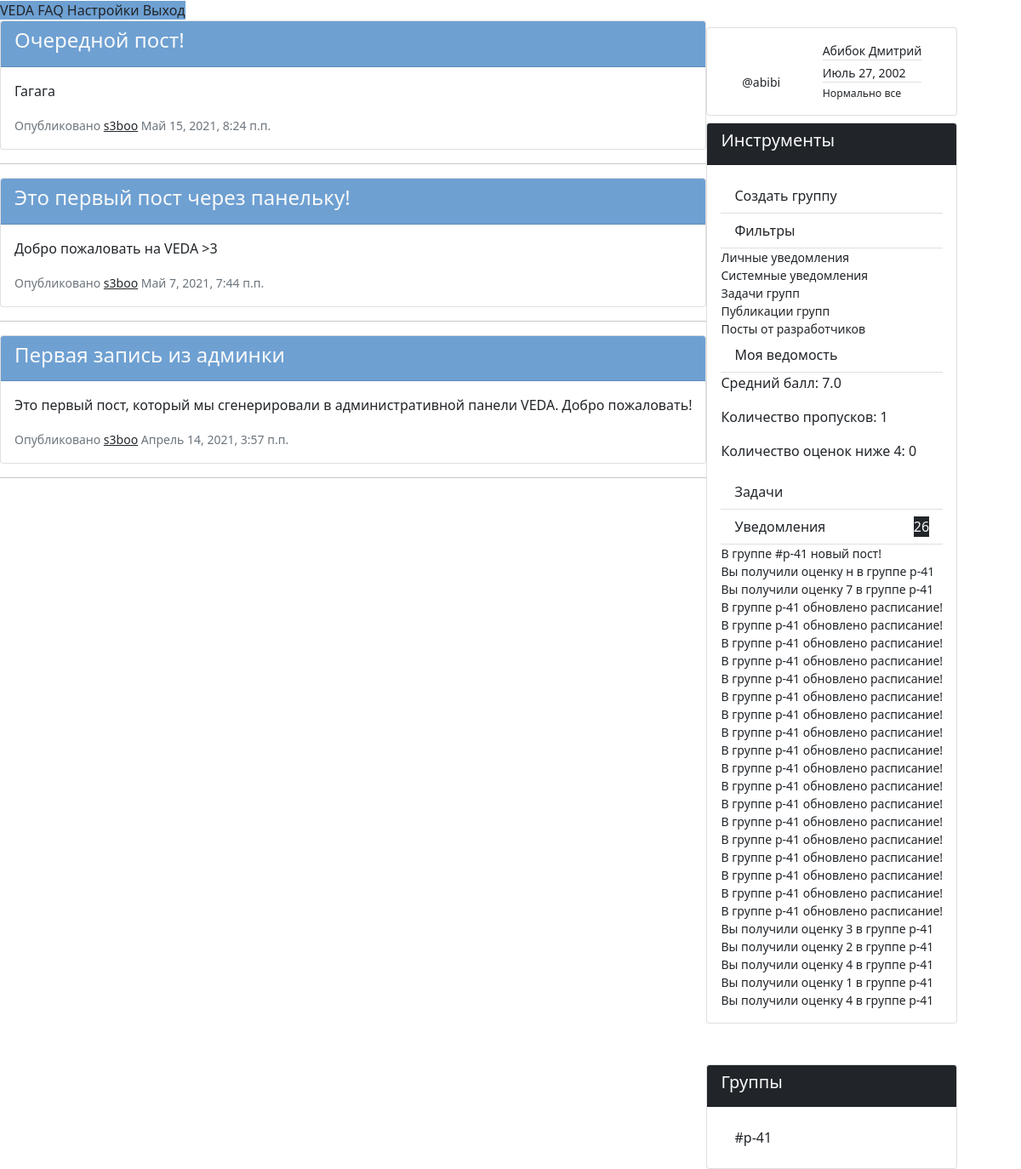
Before: / (signed in) with the older database file.
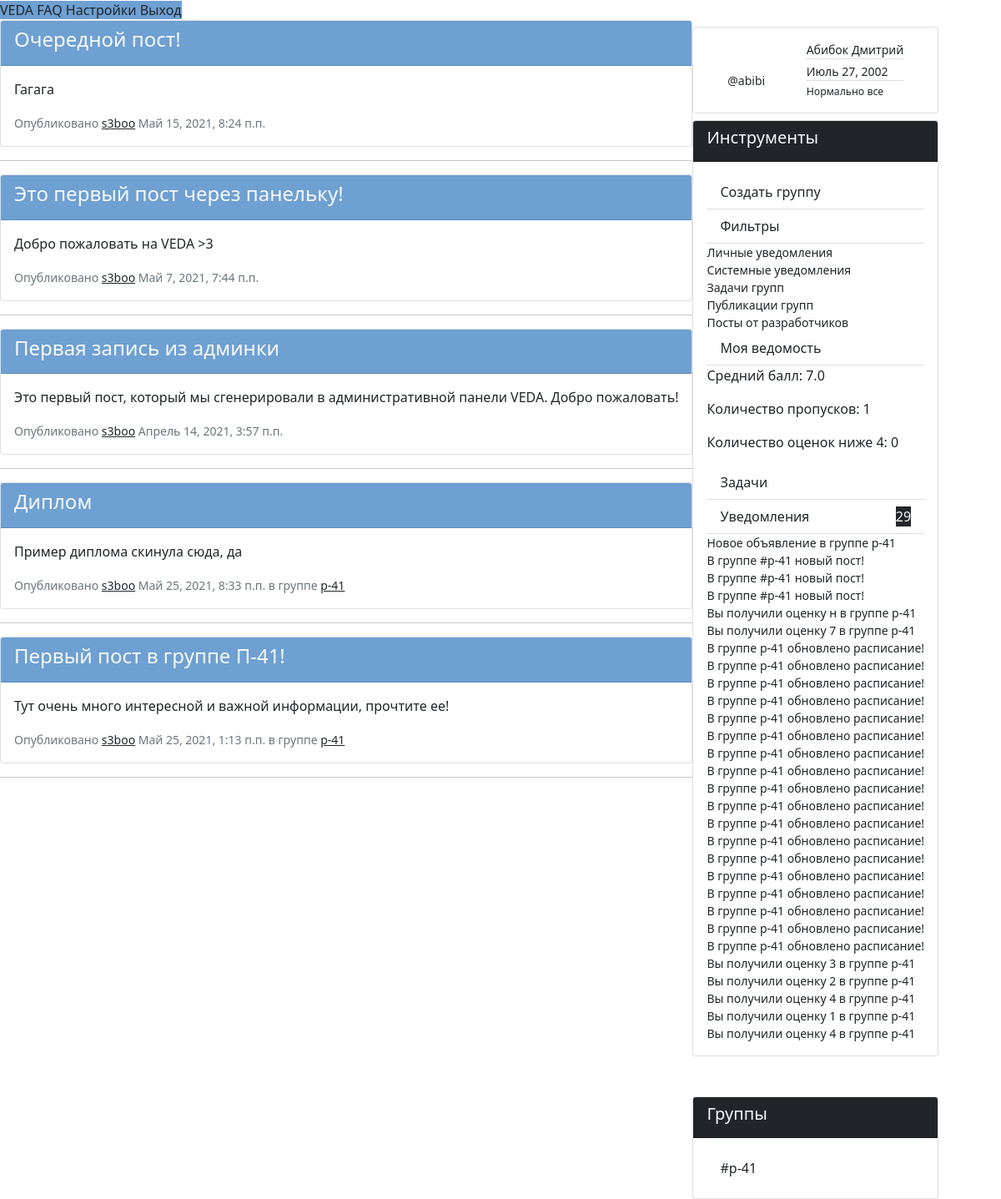
After: the same page with the newer database file.
### VEDA_application/models.py (models this page shows, shortened)
class Admin_post(models.Model):
    author = models.ForeignKey(
        Client,
        on_delete=models.SET_NULL,
        null=True
    ) # Автор поста, может отсутствовать
    article = models.CharField(max_length=50)                   # Заголовок поста
    text = models.TextField()                                   # Сообщение поста, неограниченное количество знаков
    date_of_create = models.DateTimeField(auto_now_add=True)    # Дата и время публикации поста
    class Meta():
        ordering = ['-date_of_create']

class Client(models.Model):
    user = models.OneToOneField(
        User,
        on_delete=models.CASCADE,
    )   # Связь один-к-одному с пользователем
    father = models.ForeignKey(
        Parent,
        on_delete=models.SET_NULL,
        null=True,
        blank=True,
        related_name='father'
    ) # Связь с родителем внешним ключем
    mother =  models.ForeignKey(
        Parent,
        on_delete=models.SET_NULL,
        blank=True,
        null=True,
        related_name='mother'
    ) # Связь с родителем внешним ключом
    status = models.CharField(max_length=100, blank=True, null=True)             # Поле статуса (отображается в профиле пользователя)
    hobbies = models.CharField(max_length=100, blank=True, null=True)            # Поле хобби (используется куратором и отображается в профиле)
    day_of_birthday = models.DateField(null=True)         # Поле дня рождения (используется куратором и отображается в профиле)
    adress = models.CharField(max_length=50, blank=True, null=True)              # Поле адреса (используется только куратором и не виден в профиле)
    vk = models.TextField(blank=True)
    instagram = models.TextField(blank=True)
    gender = models.CharField(choices=(
        ('M', 'Male'),
        ('F', 'Female'),
        ('O', 'Other')
    ), max_length=50, null=True)                          # Пол пользователя в формате первой буквы
    userpic = models.ImageField(upload_to='userpics', null=True, default="default.png")    # Аватар пользователя
    def __str__(self):
            return self.user.username
    class Meta:
        ordering = ['user__last_name', 'user__first_name']

class Notification(models.Model):
    receiver = models.ForeignKey(Client, on_delete=models.CASCADE)  # Получатель уведомления
    message = models.CharField(max_length=100)                      # Сообщение уведомления
    date_of_create = models.DateTimeField(auto_now_add=True)        # Дата и время создания уведомления
    priority = models.IntegerField(choices=(
        (1, 'Personal'),
        (2, 'System notification'),
        (3, 'Group tasks'),
        (4, 'Group post'),
        (5, 'Admin post'),
    ))
    """ Приоритет уведомления, где:
        1. Личные уведомления (подписка, удаление из группы и т.п.)
        2. Системные уведомления (технические работы, баг и т.п.)
        3. Задачи группы (выполнена, закрыта, открыта)
        4. Посты группы (новый пост)
        5. Посты админов (обновления разработчиков в блоге)
    """
    class Meta:
        ordering = ['-id']

class Group(models.Model):
    moderators = models.ManyToManyField(
        Client,
        related_name='moderators',
        blank=True,
    ) # Количество модераторов не ограничено, связаны внешней таблицей с Client
    listeners = models.ManyToManyField(
        Client,
        related_name='listeners',
        blank=True,
    ) # Количество подписчиков не ограничено, связаны внешней таблицей с Client
    name = models.CharField(max_length=40)              # Название группы
    tag = models.CharField(max_length=40, null=True)              # Тег для поиска
    hNotices = models.BooleanField()    # видимость блока объявлений
    hTasks = models.BooleanField()      # видимость блока задач
    hSheet = models.BooleanField()      # видимость блока расписания, ведомости, успеваемости
    def __str__(self):
        return self.name

class Group_post(models.Model):
    group = models.ForeignKey(
        Group,
        on_delete=models.CASCADE
    ) # Группа-автор
    author = models.ForeignKey(
        Client,
        on_delete=models.SET_NULL,
        null=True
    ) # Автор поста, может отсутствовать
    article = models.CharField(max_length=50)                   # Заголовок поста
    text = models.TextField()                                   # Сообщение поста, неограниченное количество знаков
    date_of_create = models.DateTimeField(auto_now_add=True)    # Дата и время публикации поста
    post_file_field = models.FileField(null=True, blank=True, upload_to='group_files')
    class Meta():
        ordering = ['-date_of_create']

### VEDA_application/views.py (the view)
# urls.py: path('', views.index, name="index")        # главная страница
def index(request):
    try:
        notes = Note.objects.filter(receiver__id=request.user.client.id)
        avg = get_avg_user(notes, request.user.client)
        count_n = get_count_n_user(notes, request.user.client)
        count_less_than_4 = 0
        for note in notes:
            try:
                if int(note.value) < 4:
                    count_less_than_4 += 1
            except:
                pass
    except:
        avg = 0
        count_n = 0
        count_less_than_4 = 4
    if request.method == 'GET':
        return render(request, 'index.html', context={
            'admin_posts': models.Admin_post.objects.all(), # посты от администратора
            'l_groups': models.Group.objects.filter(listeners__user__username=request.user.username),                     # группы, где есть текущий пользователь
            'm_groups': models.Group.objects.filter(moderators__user__username=request.user.username),                     # группы, где есть текущий пользователь
            'group_posts_listener': models.Group_post.objects.filter(group__listeners__user__username=request.user.username),    # посты в группах, в которых находится пользователь
            'group_posts_moderator': models.Group_post.objects.filter(group__moderators__user__username=request.user.username),    # посты в группах, в которых находится пользователь
            'notifications': models.Notification.objects.filter(receiver__user__username=request.user.username),        # уведомления для пользователя
            'tasks': models.Task.objects.filter(receiver__user__username=request.user.username),                       # задачи из группа для пользователя
            'avg': avg,
            'count_n': count_n,
            'count_less_than_4': count_less_than_4
        })

### VEDA_application/templatetags/veda_extras.py (called while the page is built)
@register.simple_tag
def get_avg_user(notes, user):
    count = 0
    sum = 0
    for note in notes:
        if note.receiver == user:
            try:
                sum += int(note.value)
                count += 1
            except:
                pass
    return sum / count if count > 0 else 0

@register.simple_tag
def get_count_n_user(notes, user):
    count = 0
    for note in notes:
        if note.receiver == user and note.value == "н":
            count += 1
    return count

### VEDA_application/templates/index.html (shortened to what this page needs)
{% extends 'main_template.html' %}
{% load static %}
{% block application %}
  {% include 'borders_template.html' %}
  <div id="index">
    <b-container class="mt-5">
      <b-row align-h="between" class="d-flex flex-column-reverse flex-md-row">
        <b-col cols="12" {% if user.is_authenticated %} md="6" lg="8" {% endif %} class="p-0 mt-md-0 mt-3">
          <b-tabs  justified>
            <b-tab title="Блог разработчика" active class="pt-3">
              {% for post in admin_posts %}
                <div class="card card-outline-secondary mb-3">
                  <div class="card-header bg-blue text-light">
                    <h4>{{ post.article }}</h4>
                  </div>
                  <div class="card-body">
                    <p>{{ post.text }}</p>
                    <small class="text-muted">Опубликовано <a class="text-dark" href="{% url 'profile' post.author.id %}">{{ post.author }}</a>  {{ post.date_of_create }}</small>
                  </div>
                </div>
                <hr>
              {% endfor %}
            </b-tab>
            {% if user.is_authenticated %}
              <b-tab title="Новости из групп" class="pt-3">
                {% for post in group_posts_listener %}
                  <div class="card card-outline-secondary mb-3">
                    <div class="card-header bg-blue text-light d-flex justify-content-between flex-column">
                      <h4 >{{ post.article }}</h4>
                    </div>
                    <div class="card-body">
                      <p>{{ post.text }}</p>
                      <small class="text-muted">Опубликовано <a class="text-dark" href="#">{{ post.author }}</a>  {{ post.date_of_create }} в группе <a href="{% url 'group' post.group.id %}" class="text-dark">{{ post.group }}</a>
                      </small>
                    </div>
                  </div>
                  <hr>
                {% endfor %}
              </b-tab>
            {% endif %}
          </b-tabs>
        </b-col>
        {% if user.is_authenticated %}
          <b-col cols="12" md=5 lg=3 class="p-0">
            {% if user.is_authenticated %}
            <div class="card card-outline-secondary mt-2">
              <div class="card-body d-flex flex-row align-items-center justify-content-around">
                <div class="flex-column">
                  <br>
                  <small> @{{ user.username }} </small>
                </div>
                <div class="list-group small list-group-flush">
                  <p class="list-group-item m-0 p-0">{{ user.last_name }} {{ user.first_name }}</p>
                  <p class="list-group-item m-0 mt-1 p-0">{{ user.client.day_of_birthday }}</p>
                  <small class="list-group-item m-0 mt-1 p-0">{{ user.client.status }}</small>
                </div>
              </div>
            </div>
            {% endif %}
            <div class="card card-outline-secondary m-0 mt-2">
              <div class="card-header bg-dark text-light">
                <h5>Инструменты</h5>
              </div>
              <div class="card-body">
                <div class="list-group list-group-flush">
                  <a href="{% url 'create_group' %}" class="list-group-item list-group-item-action ">Создать группу</a>
                  <a class="list-group-item list-group-item-action" href="#filters-collapse" @click.prevent v-b-toggle>Фильтры</a>
                    <b-collapse id="filters-collapse">
                      <b-card class="my-2">
                        <b-card-body class="d-flex flex-column p-0 m-0 small text-dark justify-content-between">
                          <b-form-checkbox
                            switch
                            v-model="personalNotifications"
                            class="d-flex justify-content-between flex-row">
                            Личные уведомления
                          </b-form-checkbox>
                          <b-form-checkbox
                            v-model="systemNotifications"
                            class="d-flex justify-content-between flex-row"
                            switch>
                            Системные уведомления
                          </b-form-checkbox>
                          <b-form-checkbox
                            v-model="groupTasksNotifications"
                            class="d-flex justify-content-between flex-row"
                            switch>
                            Задачи групп
                          </b-form-checkbox>
                          <b-form-checkbox
                            v-model="groupPostsNotifications"
                            class="d-flex justify-content-between flex-row"
                            switch>
                            Публикации групп
                          </b-form-checkbox>
                          <b-form-checkbox
                            v-model="adminPostsNotifications"
                            class="d-flex justify-content-between flex-row"
                            switch>
                            Посты от разработчиков
                          </b-form-checkbox>
                        </b-card-body>
                      </b-card>
                  </b-collapse>
                  <a href="#" v-b-modal.my-notes class="list-group-item list-group-item-action">Моя ведомость</a>
                  <b-modal
                    id="my-notes"
                    title="Моя ведомость">
                    <p>Средний балл: {{ avg }}</p>
                    <p>Количество пропусков: {{ count_n }}</p>
                    <p>Количество оценок ниже 4: {{ count_less_than_4 }}</p>
                  </b-modal>
                  <a href="#task-collapse" @click.prevent v-b-toggle class="list-group-item list-group-item-action d-flex justify-content-between align-items-center">
                    Задачи {% if tasks %} <b-badge class="text-light bg-dark">{{ tasks|length }} </b-badge> {% endif %}
                  </a>
                  <a href="#notification-collapse" @click.prevent v-b-toggle class="list-group-item list-group-item-action d-flex justify-content-between align-items-center">
                    Уведомления  {% if notifications %} <b-badge class="text-light bg-dark"> {{ notifications|length }} </b-badge> {% endif %}
                  </a>
                  <b-collapse id="notification-collapse">
                    {% for notification in notifications %}
                      {% if notification.priority == 1 %}
                        <b-card
                        v-if="personalNotifications"
                        class="mt-2">
                          <div class="d-flex justify-content-between align-items-center small">
                            <span> {{ notification.message }} </span>
                          </div>
                        </b-card>
                      {% endif %}
                      {% if notification.priority == 4 %}
                        <b-card
                          v-if="groupPostsNotifications"
                          class="mt-2">
                          <div class="d-flex justify-content-between align-items-center small">
                            <span> {{ notification.message }} </span>
                          </div>
                        </b-card>
                      {% endif %}
                    {% endfor %}
                  </b-collapse>
                  </div>
              </div>
            </div>
            <div class="card card-outline-secondary mt-5">
              <div class="card-header bg-dark text-light">
                <h5>Группы</h5>
              </div>
              <div class="card-body">
                <div class="list-group list-group-flush">
                  {% for group in l_groups %}
                    <a href="{% url 'group' group.id %}" class="list-group-item list-group-item-action ">#{{ group.name }}</a>
                  {% endfor %}
                </div>
              </div>
            </div>
          </b-col>
        {% endif %}
      </b-row>
    </b-container>
  </div>
{% endblock application %}

### VEDA_application/templates/main_template.html (shortened to what this page needs)
{% load static %}
<!DOCTYPE html>
<html lang="ru">
<head>
  <link type="text/css" rel="stylesheet" href="{% static 'bootstrap.min.css' %}" />
  <link type="text/css" rel="stylesheet" href="//unpkg.com/bootstrap-vue@latest/dist/bootstrap-vue.min.css" />
  <link rel="stylesheet" href="{% static 'bg.css' %}">
</head>
<body>
  {% block application %}{% endblock %}
</body>
</html>

### VEDA_application/templates/borders_template.html (shortened to what this page needs)
{% load static %}
<div id="bar">
  <b-navbar sticky toggleable type="dark"  class="bg-blue">
    <b-container>
      <b-navbar-brand
        href="{% url 'index' %} "
        class="mx-auto">VEDA</b-navbar-brand>
      <b-collapse id="navbar-toggle-collapse" is-nav>
        <b-navbar-nav class="ml-auto">
          <b-nav-item align="right" href="{% url 'faq' %}">
            FAQ
          </b-nav-item>
          {% if user.is_authenticated %}
            <b-nav-item align="right" href="{% url 'settings' %}">
              Настройки
            </b-nav-item>
            <b-nav-item align="right" href="{% url 'logout' %}">
              Выход
            </b-nav-item>
          {% else %}
            <b-nav-item align="right" href="{% url 'login' %}">
              Вход
              <b-icon icon="person-fill"></b-icon>
            </b-nav-item>
          {% endif %}
        </b-navbar-nav>
      </b-collapse>
    </b-container>
  </b-navbar>
</div>

### static/bg.css (style rules this page uses)
.bg-blue { background-color: #6ea0d2; }

Changed rows visible on the page:
added Group_post: article "Диплом", text "Пример диплома скинула сюда, да", author "s3boo", date_of_create "Май 25, 2021, 8:33 п.п.", group "p-41"
added Group_post: article "Первый пост в группе П-41!", text "Тут очень много интересной и важной информации, прочтите ее!", author "s3boo", date_of_create "Май 25, 2021, 1:13 п.п.", group "p-41"
added Notification: message "Новое объявление в группе p-41"
added Notification: message "В группе #p-41 новый пост!"
added Notification: message "В группе #p-41 новый пост!"
Other visible differences:
{{ notifications|length }}: "26" → "29"
